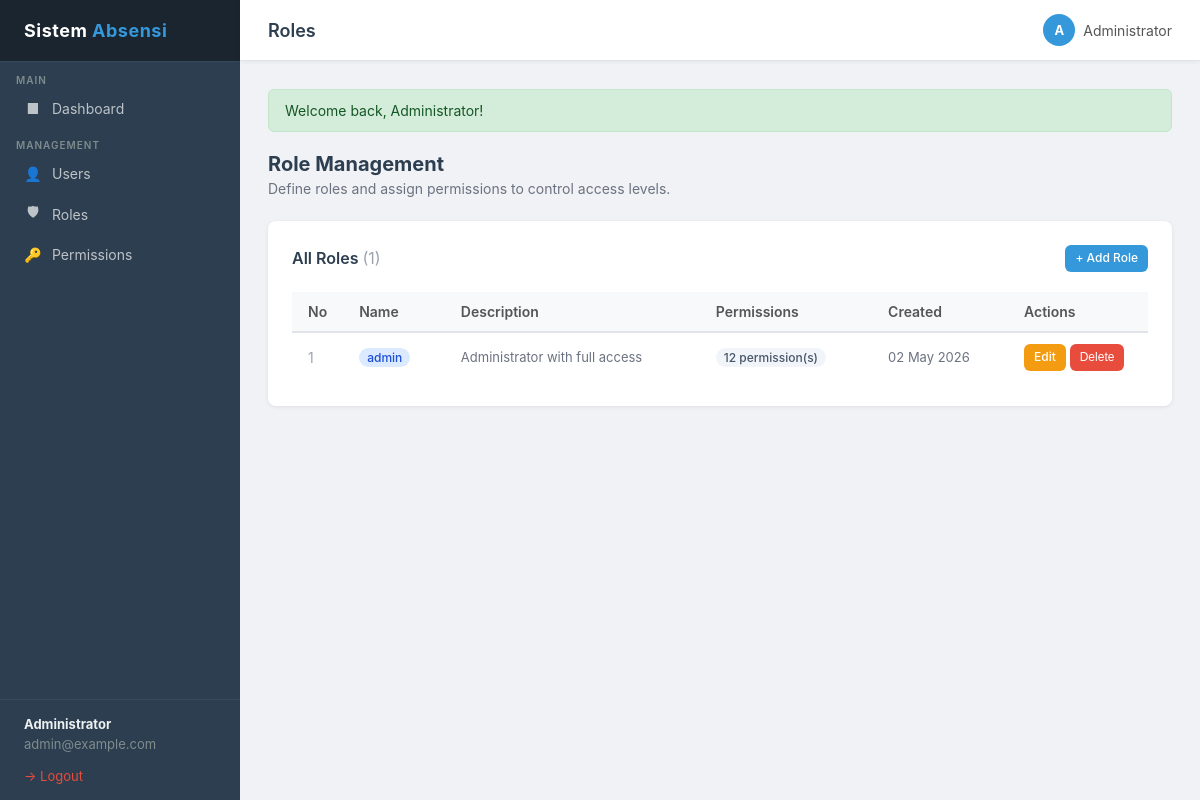
Before: /index.php?page=roles&action=index (signed in) with the older database file.
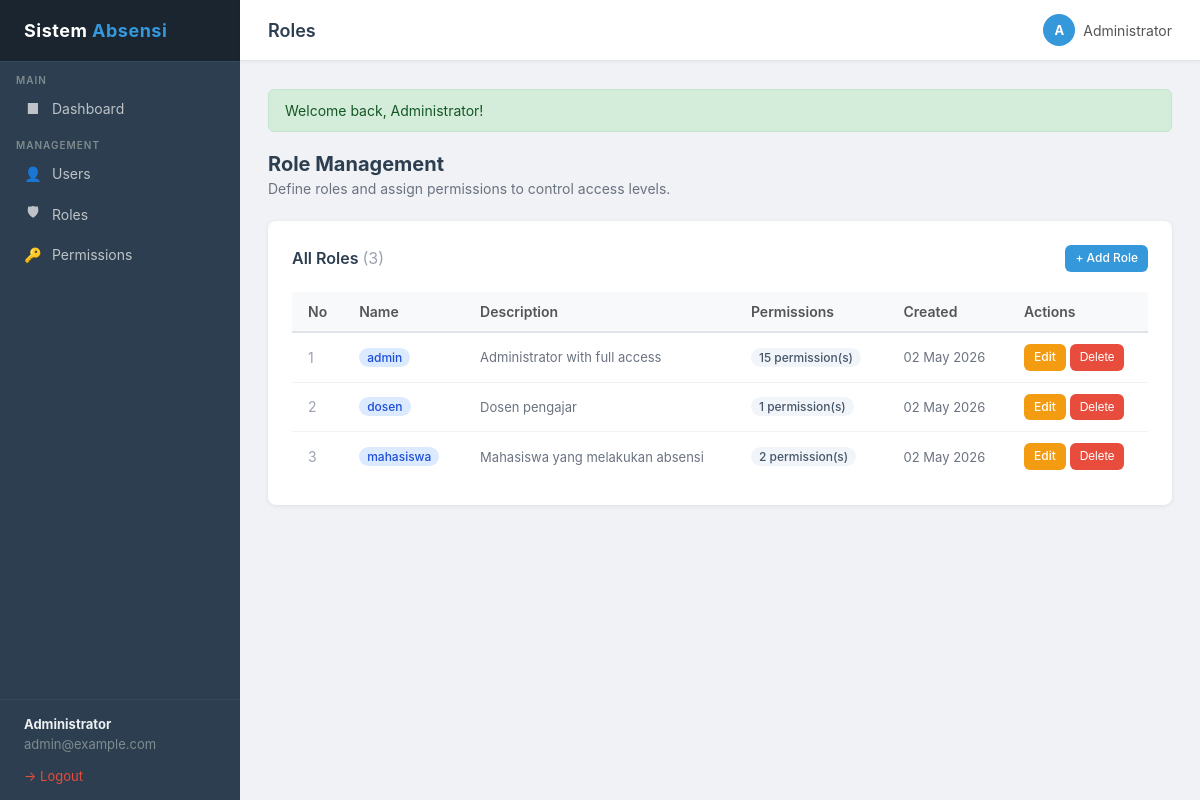
After: the same page with the newer database file.
### tables this page shows
CREATE TABLE IF NOT EXISTS roles (
    id          INT AUTO_INCREMENT PRIMARY KEY,
    name        VARCHAR(50) UNIQUE NOT NULL,
    description VARCHAR(255),
    created_at  TIMESTAMP DEFAULT CURRENT_TIMESTAMP
);

### controllers/RoleController.php (called while the page is built, shortened)
<?php
require_once __DIR__ . '/../core/Auth.php';
require_once __DIR__ . '/../models/Role.php';
class RoleController {
    public function index(): void {
        $roles = Role::findAll();
        require __DIR__ . '/../views/roles/index.php';
    }
}

### core/Database.php (called while the page is built, shortened)
<?php
class Database {
    private static ?Database $instance = null;
    private PDO $pdo;
    private function __construct() {
        $dsn = 'mysql:host=' . DB_HOST . ';dbname=' . DB_NAME . ';charset=utf8mb4';
        $options = [
            PDO::ATTR_ERRMODE            => PDO::ERRMODE_EXCEPTION,
            PDO::ATTR_DEFAULT_FETCH_MODE => PDO::FETCH_ASSOC,
            PDO::ATTR_EMULATE_PREPARES   => false,
        ];
        try {
            $this->pdo = new PDO($dsn, DB_USER, DB_PASS, $options);
        } catch (PDOException $e) {
            die('Database connection failed: ' . $e->getMessage());
        }
    }
    public static function getInstance(): Database {
        if (self::$instance === null) {
            self::$instance = new self();
        }
        return self::$instance;
    }
    public function query(string $sql, array $params = []): PDOStatement {
        $stmt = $this->pdo->prepare($sql);
        $stmt->execute($params);
        return $stmt;
    }
    public function fetchAll(string $sql, array $params = []): array {
        return $this->query($sql, $params)->fetchAll();
    }
}

### models/Role.php (called while the page is built, shortened)
<?php
require_once __DIR__ . '/../core/Database.php';
class Role {
    public static function findAll(): array {
        $db = Database::getInstance();
        return $db->fetchAll('SELECT * FROM roles ORDER BY id ASC');
    }
}

### core/Auth.php (called while the page is built, shortened)
<?php
class Auth {
    public static function hasPermission(string $permission): bool {
        $permissions = $_SESSION['auth_permissions'] ?? [];
        return in_array($permission, $permissions, true);
    }
}

### views/roles/index.php (the view, shortened to what this page needs)
<?php
require __DIR__ . '/../../views/layouts/header.php';
?>
<div class="page-header">
    <h2>Role Management</h2>
    <p>Define roles and assign permissions to control access levels.</p>
</div>
<div class="card">
    <div class="card-header">
        <span class="card-title">All Roles <span style="color:#9ca3af;font-weight:400;">(<?= count($roles) ?>)</span></span>
        <?php if (Auth::hasPermission('role.create')): ?>
        <a href="<?= BASE_URL ?>/index.php?page=roles&action=create" class="btn btn-primary btn-sm">+ Add Role</a>
        <?php endif; ?>
    </div>
    <div class="table-responsive">
        <table>
            <thead>
                <tr>
                    <th style="width:50px;">No</th>
                    <th>Name</th>
                    <th>Description</th>
                    <th>Permissions</th>
                    <th>Created</th>
                    <th style="width:140px;">Actions</th>
                </tr>
            </thead>
            <tbody>
                <?php if (empty($roles)): ?>
                <tr>
                    <td colspan="6" style="text-align:center;padding:30px;color:#9ca3af;">
                        No roles found.
                    </td>
                </tr>
                <?php else: ?>
                <?php foreach ($roles as $i => $role): ?>
                <tr>
                    <td style="color:#9ca3af;"><?= $i + 1 ?></td>
                    <td>
                        <span class="badge badge-blue"><?= htmlspecialchars($role['name']) ?></span>
                    </td>
                    <td style="color:#6b7280;font-size:13px;">
                        <?= htmlspecialchars($role['description'] ?: '—') ?>
                    </td>
                    <td>
                        <span class="badge badge-gray"><?= $role['permission_count'] ?> permission(s)</span>
                    </td>
                    <td style="color:#6b7280;font-size:13px;">
                        <?= date('d M Y', strtotime($role['created_at'])) ?>
                    </td>
                    <td class="actions">
                        <?php if (Auth::hasPermission('role.edit')): ?>
                        <a href="<?= BASE_URL ?>/index.php?page=roles&action=edit&id=<?= $role['id'] ?>" class="btn btn-warning btn-sm">Edit</a>
                        <?php endif; ?>
                        <?php if (Auth::hasPermission('role.delete')): ?>
                        <form class="confirm-delete" action="<?= BASE_URL ?>/index.php?page=roles&action=delete&id=<?= $role['id'] ?>" method="POST"
                              onsubmit="return confirm('Delete role \'<?= htmlspecialchars(addslashes($role['name'])) ?>\'? Users with this role will lose it.');">
                            <button type="submit" class="btn btn-danger btn-sm">Delete</button>
                        </form>
                        <?php endif; ?>
                    </td>
                </tr>
                <?php endforeach; ?>
                <?php endif; ?>
            </tbody>
        </table>
    </div>
</div>
<?php require __DIR__ . '/../../views/layouts/sidebar.php'; ?>

Changed rows visible on the page:
computed for roles "Administrator with full access": permission_count "12" → "15"
added roles: name "dosen", description "Dosen pengajar", permission_count "1", created_at "02 May 2026"
added roles: name "mahasiswa", description "Mahasiswa yang melakukan absensi", permission_count "2", created_at "02 May 2026"
Other visible differences:
count($roles): "1" → "3"
